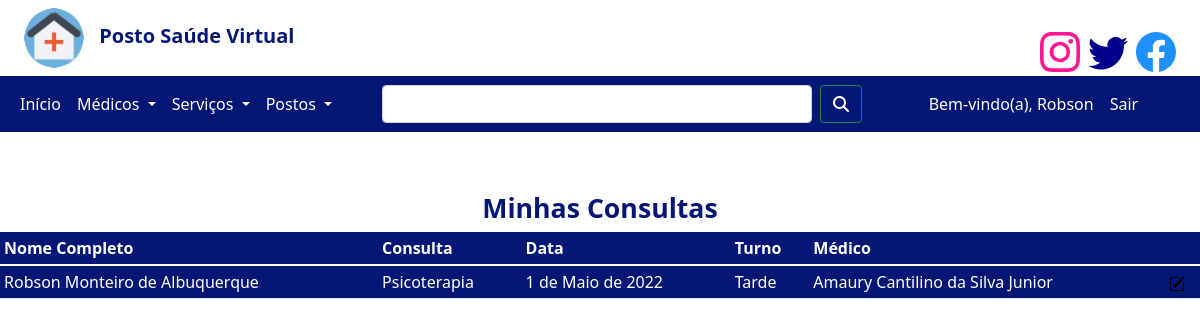
Page /cadastros/listar/agendamento/ (signed in) on the committed database.
### cadastros/models.py (models this page shows, shortened)
class Agendamento(models.Model):
    SEGUNDA = 'SD'
    TERCA = 'TC'
    QUARTA = 'QR'
    QUINTA = 'QI'
    SEXTA = 'ST'
    nome_De_Usuario = models.ForeignKey(Pessoa, on_delete=models.PROTECT)
    endereco = models.ForeignKey(Endereco, on_delete=models.PROTECT)
    consulta = models.ForeignKey(Consulta, on_delete=models.PROTECT)
    medico = models.ForeignKey(Medico, on_delete=models.PROTECT)
    DIA_DA_SEMANA_CHOICES = (
        (SEGUNDA, 'Segunda'),
        (TERCA, 'Terça'),
        (QUARTA, 'Quarta'),
        (QUINTA, 'Quinta'),
        (SEXTA, 'Sexta'),
    )
    dia_Da_Semana = models.CharField(
        max_length=2,
        choices=DIA_DA_SEMANA_CHOICES,
        default=SEGUNDA,
        blank=True,
        null=True
    , )
    turno = models.ForeignKey(AgendarConsulta, on_delete=models.PROTECT)
    data_De_Agendamento = models.DateField(blank=True, null=True, verbose_name='Data De Agendamento')

class Pessoa(models.Model):
    nome_Completo = models.CharField(max_length=256)
    username = models.CharField(max_length=128, null=True,)
    cpf = models.CharField(verbose_name='CPF', max_length=14, unique=True)
    data_De_Nascimento = models.DateField()
    num_Do_Cartao_Do_Sus = models.CharField(verbose_name='Número Do Cartão do SUS' ,max_length=19, unique=True)

class Consulta(models.Model):
    descricao = models.TextField(verbose_name='Descrição' ,max_length=256, null=True, blank=True)
    tipo_Da_Consulta = models.ForeignKey(AgendarConsulta, on_delete=models.PROTECT)
    medico = models.ForeignKey(Medico, on_delete=models.PROTECT)

class AgendarConsulta(models.Model):
    tipo_Da_Consulta = models.CharField(max_length=256, unique=True)
    turno = models.CharField(max_length=5)
    dia_Da_Semana = models.CharField(max_length=13)
    status = models.BooleanField(default=True)

class Medico(models.Model):
    nome_Completo = models.CharField(max_length=256)
    crm = models.CharField(verbose_name='CRM', max_length=256, unique=True)
    especializacao = models.CharField(verbose_name='Especialização', max_length=256)
    turno = models.CharField(max_length=5)
    dia_Da_Semana = models.CharField(max_length=13)
    email = models.EmailField(max_length=256, unique=True)
    senha = models.CharField(max_length=256)

### cadastros/views.py (the view)
# urls.py: path('listar/agendamento/', login_required(AgendamentoListView.as_view()), name='listar-agendamento'),
class AgendamentoListView(ListView):
    model = Agendamento
    template_name = 'cadastros/listas/agendamentoList.html'

### cadastros/templates/cadastros/listas/agendamentoList.html (shortened to what this page needs)
{% extends 'base.html' %}
{% load static %}
{% block conteudo %}
<link rel="stylesheet" href="{% static 'css/agendamentoList.css' %}">
<div class="table-responsive">
    <h1> <center><b>Minhas Consultas</b></center></h1>
    <table class="table table-blue table-sm">
        <thead>
            <tr>
                <th>Nome Completo</th>
                <th>Consulta</th>
                <th>Data</th>
                <th>Turno</th>
                <th>Médico</th>
            </tr>
        </thead>
        <tbody>
            {% for minhaConsulta in object_list %}
            {% if minhaConsulta.nome_De_Usuario.username == user.get_username %}
            <tr>
                <td>{{ minhaConsulta.nome_De_Usuario.nome_Completo }}</td>
                <td>{{ minhaConsulta.consulta.tipo_Da_Consulta.tipo_Da_Consulta }}</td>
                <td>{{ minhaConsulta.data_De_Agendamento }}</td>
                <td>{{ minhaConsulta.turno.turno }}</td>
                <td>{{ minhaConsulta.medico.nome_Completo }}</td>
                <td>
                    <a href="{% url 'editar-agendamento' minhaConsulta.pk %}"></a>
                </td>
            </tr>
            {% endif %}
            {% endfor %}
        </tbody>
    </table>
</div>
{% endblock %}

### templates/base.html (shortened to what this page needs)
{% load static %}
<!DOCTYPE html>
<html lang="pt-br">
<head>
    <link href="https://cdn.jsdelivr.net/npm/bootstrap@5.1.3/dist/css/bootstrap.min.css" rel="stylesheet">
    <link rel="stylesheet" href="https://cdn.jsdelivr.net/npm/bootstrap-icons@1.8.1/font/bootstrap-icons.css">
    <link rel="stylesheet" href="{% static 'css/base.css' %}">
</head>
<body>
  {% block menu %}
  <div class="cabecalho-logo">
    <header class="cabecalho">
      <img class="logo" src="{% static 'img/my-logo.png' %}">
      <span><strong>Posto Saúde Virtual</strong></span>
    </header>
    <div class="inst">
    </div>
    <div class="twt">
    </div>
    <div class="face">
    </div>
  </div>
  <div class="menu">
    <nav class="navbar navbar-expand-lg">
      <div class="container-fluid">
        <div class="collapse navbar-collapse" id="navbarSupportedContent">
          <ul class="navbar-nav me-auto mb-2 mb-lg-0">
            <li class="nav-item">
              <a class="nav-link activate" aria-current="page" href="{% url 'pages:home' %}" id="first-menu">Início</a>
            </li>
            <li class="nav-item dropdown">
              <a class="nav-link dropdown-toggle" href="#" id="navbarDropdown" role="button" data-bs-toggle="dropdown" aria-expanded="false">
                Médicos
              </a>
            </li>
            <li class="nav-item dropdown">
              <a class="nav-link dropdown-toggle" href="#" id="navbarDropdown" role="button" data-bs-toggle="dropdown" aria-expanded="false">
                Serviços
              </a>
            </li>
            <li class="nav-item dropdown">
              <a class="nav-link dropdown-toggle" href="#" id="navbarDropdown" role="button" data-bs-toggle="dropdown" aria-expanded="false">
                Postos
              </a>
            </li>
          </ul>
          <form class="d-flex">
            <input class="form-control me-2" type="search" aria-label="Search">
            <button class="btn btn-outline-success" type="submit"><i class="fa-solid fa-magnifying-glass"></i></button>
          </form>
          <ul class="navbar-nav me-auto mb-2 mb-lg-0">
            {% if user.is_authenticated %}
            <li class="nav-item">
              <a class="nav-link disabled" href="#" id="first-menu">Bem-vindo(a), {{ user.get_username }}</a>
            </li>
            <li class="nav-item">
              <a class="nav-link" href="{% url 'account_logout' %}" id="first-menu">Sair</a>
            </li>
            {% endif %}
          </ul>
        </div>
      </div>
    </nav>
  </div>
  {% endblock %}
  {% block conteudo %}
  {% endblock %}
</body>
</html>

### static/css/base.css (style rules this page uses)
.cabecalho { width: 23vw; color: #051775; font-size: 15pt; margin-left: 2%; }
.logo { width: 5vw; border-radius: 100%; }
strong { margin-left: 0.5em; }
.cabecalho-logo { margin-top: 0.5em; }
.menu { margin-top: 0.5em; }
.navbar { background-color: #051775; }
#first-menu { color: #ffffff; }
#navbarDropdown { color: #ffffff; }
.d-flex { width: 40vw; margin-right: 5%; }
.btn { background: none; color: #ffffff; }
.inst { position: absolute; top: 4%; right: 10%; color: #FF1493; }
.twt { position: absolute; top: 4%; right: 6%; color: #00008B; }
.face { position: absolute; top: 4%; right: 2%; color: #1E90FF; }

### static/css/agendamentoList.css (style rules this page uses)
a { text-decoration: none; color: #ffffff; }
table { background-color: #051775; }
thead { color:white; }
tbody { color:white; }
h1 { color: #051775; font-size: 20pt; }
.bi-pencil-square { color: black; }
.table-responsive { margin-top: 5%; }

### rows in the picture
Agendamento: nome_De_Usuario.nome_Completo "Robson Monteiro de Albuquerque", consulta.tipo_Da_Consulta.tipo_Da_Consulta "Psicoterapia", data_De_Agendamento "1 de Maio de 2022", turno.turno "Tarde", medico.nome_Completo "Amaury Cantilino da Silva Junior"

### other values in the picture
{{ user.get_username }} "Robson"
